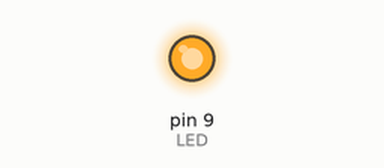
The sketch below on a simulated Arduino Uno, built with avr-gcc and run on an emulated ATmega328P. Parts: output pins drawn as LEDs (lit = HIGH). Storage starts empty; no radio packets arrive unless stated.

Above: at 0.1 s.
At 1.1 s:
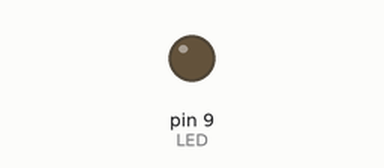
Timing chart, 0 to 2.6 s (numbered marks = the images above):
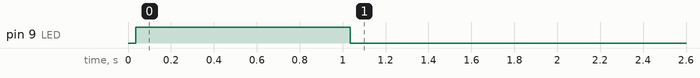

The sketch:

nrf24_rx_amenan1d.ino
```cpp
/*
   Dec 2014 - TMRh20 - Updated
   Derived from examples by J. Coliz <maniacbug@ymail.com>
*/
/**
 * Example for efficient call-response using ack-payloads
 *
 * This example continues to make use of all the normal functionality of the radios including
 * the auto-ack and auto-retry features, but allows ack-payloads to be written optionlly as well.
 * This allows very fast call-response communication, with the responding radio never having to
 * switch out of Primary Receiver mode to send back a payload, but having the option to switch to
 * primary transmitter if wanting to initiate communication instead of respond to a commmunication.
 */

#include <SPI.h>
#include "RF24.h"
#include <SD.h>

#define SD_CS             10
#define LED             9

/****************** User Config ***************************/
/***      Set this radio as radio number 0 or 1         ***/
bool radioNumber = 1;

/* Hardware configuration: Set up nRF24L01 radio on SPI bus plus pins 7 & 8 */
RF24 radio(A1,A2);
/**********************************************************/
                                                                           // Topology
byte addresses[][6] = {"1Node","2Node"};              // Radio pipe addresses for the 2 nodes to communicate.

// Role management: Set up role.  This sketch uses the same software for all the nodes
// in this system.  Doing so greatly simplifies testing.
typedef enum { role_ping_out = 1, role_pong_back } role_e;                 // The various roles supported by this sketch
const char* role_friendly_name[] = { "invalid", "Ping out", "Pong back"};  // The debug-friendly names of those roles
role_e role = role_pong_back;                                              // The role of the current running sketch

byte counter = 1;                                                          // A single byte to keep track of the data being sent back and forth

char data[32];
char str[] = "tramas.txt";


void setup(){

//  Serial.begin(9600);
//  Serial.println(F("Ejemplo recepción archivo via nordic"));

  pinMode(LED,OUTPUT);

  //pin CS a la SD definido como salida
  pinMode(SD_CS,OUTPUT);
  // initializar SPI
  SPI.begin();

  //Inicializar SD
  if (!SD.begin(SD_CS)) {
    //Serial.println("Card failed, or not present");
    // don't do anything more:
    return;
  }


  // Setup and configure radio

  radio.begin();

  radio.enableAckPayload();                     // Allow optional ack payloads
  radio.enableDynamicPayloads();                // Ack payloads are dynamic payloads

  if(radioNumber){
    radio.openWritingPipe(addresses[1]);        // Both radios listen on the same pipes by default, but opposite addresses
    radio.openReadingPipe(1,addresses[0]);      // Open a reading pipe on address 0, pipe 1
  }else{
    radio.openWritingPipe(addresses[0]);
    radio.openReadingPipe(1,addresses[1]);
  }
  radio.startListening();                       // Start listening

  radio.writeAckPayload(1,&counter,1);          // Pre-load an ack-paylod into the FIFO buffer for pipe 1
  //radio.printDetails();


  File outFile;
  // Abrir archivo
  outFile = SD.open(str, FILE_WRITE);
  if(!outFile){
    //Serial.println(F("No se pudo abrir el archivo"));
    return;
  }
  // Cerrar archivo
  outFile.close();

  digitalWrite(LED,HIGH);
  delay(1000);    //1 seg
  digitalWrite(LED,LOW);


}

void loop(void) {

/****************** Pong Back Role ***************************/

  if ( role == role_pong_back ) {
    byte pipeNo, gotByte;                          // Declare variables for the pipe and the byte received
    while( radio.available(&pipeNo)){              // Read all available payloads
      digitalWrite(LED,HIGH);

      radio.read( &data, 32 );
      //Serial.println(gotByte);
      //Serial.print(data);

      File outFile;
      outFile = SD.open(str, FILE_WRITE);
      outFile.print(data);
      outFile.close();


      // por lo que entiendo, devuelve en el AckPayload el byte recibido + 1
                                                   // Since this is a call-response. Respond directly with an ack payload.
      //gotByte += 1;                                // Ack payloads are much more efficient than switching to transmit mode to respond to a call
      //radio.writeAckPayload(pipeNo,&gotByte, 1 );  // This can be commented out to send empty payloads.

      //digitalWrite(ZUMBADOR,HIGH);
      //delay(200);
   }
   digitalWrite(LED,LOW);

 }


}
```
